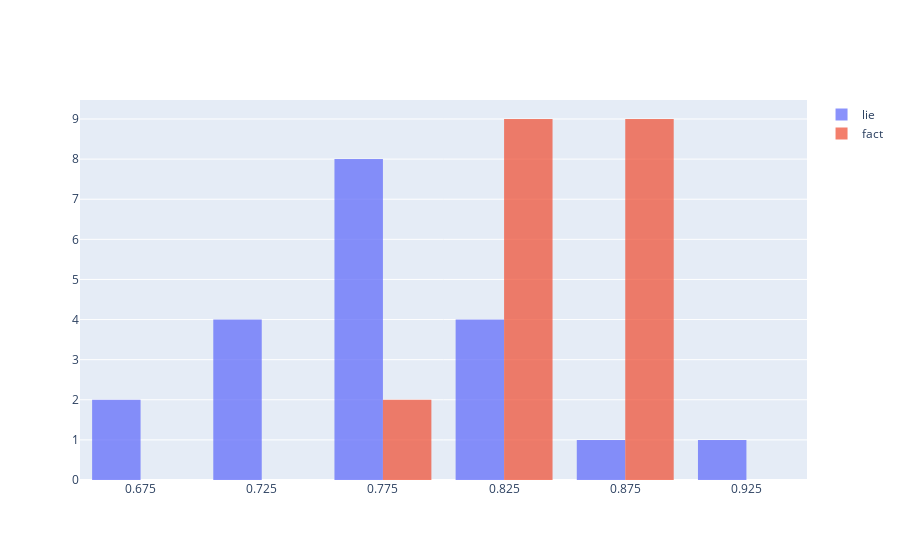

Notebook code cell kept with this figure:
### Code cell
lie_agg = [np.mean(l) for l in lie_scores]
fact_agg = [np.mean(l) for l in fact_scores]

fig = go.Figure()
fig.add_trace(go.Histogram(x=lie_agg, name='lie', opacity=0.75))
fig.add_trace(go.Histogram(x=fact_agg, name='fact', opacity=0.75))


fig.show()

### Figure 1 — Plotly figure (JSON) as saved in the notebook; plotly's stock layout.template omitted (floating-point values rounded to 4 significant figures)
{"data": [{"name": "lie", "opacity": 0.75, "type": "histogram", "x": [0.7859, 0.7236, 0.7432, 0.7415, 0.8208, 0.9163, 0.6934, 0.7669, 0.8143, 0.6907, 0.8058, 0.8531, 0.7952, 0.7479, 0.8103, 0.7749, 0.7538, 0.7542, 0.7742, 0.7571]}, {"name": "fact", "opacity": 0.75, "type": "histogram", "x": [0.8242, 0.833, 0.8549, 0.8251, 0.8263, 0.8494, 0.7887, 0.8789, 0.8509, 0.8117, 0.8695, 0.8967, 0.8211, 0.7883, 0.8645, 0.8505, 0.8458, 0.8436, 0.89, 0.863]}], "layout": {"autosize": true, "xaxis": {"autorange": true, "range": [0.65, 0.95], "type": "linear"}, "yaxis": {"autorange": true, "range": [0, 9.474]}}}
